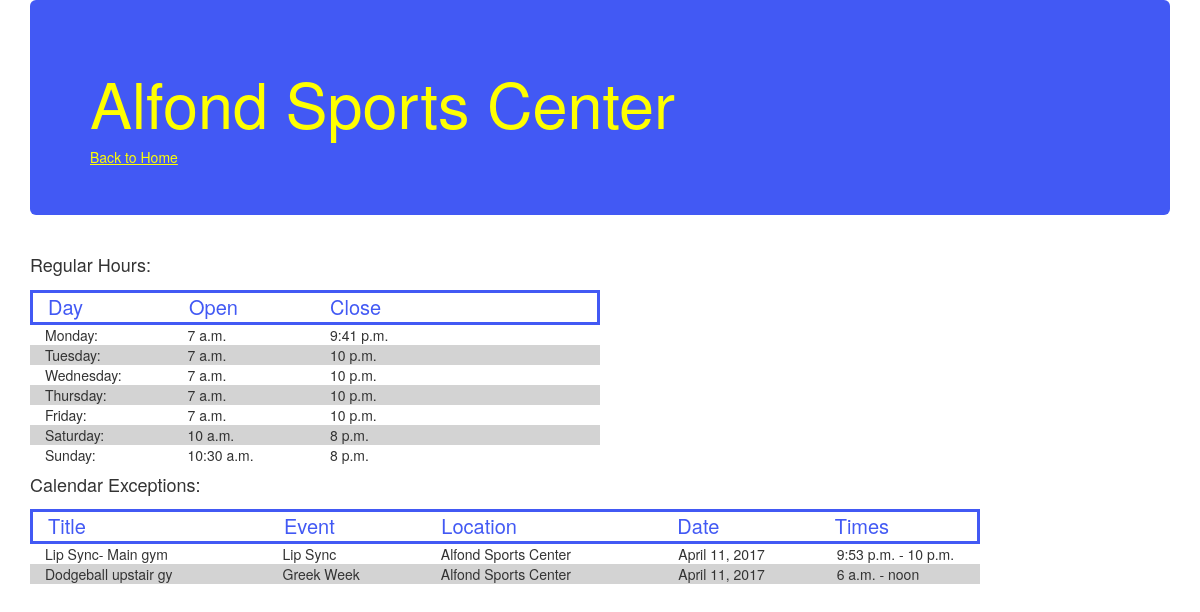
Screenshot of /location/2/ with the database file from the repository.
### display/models.py (models this page shows, shortened)
class Location(models.Model):
    location_title = models.CharField(max_length=20)
    map_id = models.IntegerField(default=0, unique=True)
    open_24_hours_for_students = models.BooleanField(default=False)
    monday_open = models.TimeField()
    monday_close = models.TimeField()
    tuesday_open = models.TimeField()
    tuesday_close = models.TimeField()
    wednesday_open = models.TimeField()
    wednesday_close = models.TimeField()
    thursday_open = models.TimeField()
    thursday_close = models.TimeField()
    friday_open = models.TimeField()
    friday_close = models.TimeField()
    saturday_open = models.TimeField()
    saturday_close = models.TimeField()
    sunday_open = models.TimeField()
    sunday_close = models.TimeField()
    def __str__(self):
        return self.location_title

class CalendarException(models.Model):
    title = models.CharField(max_length=30)
    location_title = models.ForeignKey(
        "Location",
        on_delete=models.CASCADE
    )
    event_title = models.ForeignKey(
        "EventsCalendar",
        on_delete=models.CASCADE,
        null=True
    )
    date = models.DateField()
    opening_time = models.TimeField()
    closing_time = models.TimeField()

class EventsCalendar(models.Model):
    location_title = models.ForeignKey(
        "Location",
        on_delete=models.CASCADE
    )
    event_title = models.CharField(max_length=50)
    event_information = models.CharField(max_length=1000)
    date = models.DateField()
    opening_time = models.TimeField()
    closing_time = models.TimeField()
    room_id = models.IntegerField(default = 0)
    def __str__(self):
        return self.event_title

### display/views.py (the view)
# urls.py: url(r'^location/(?P<id>\d+)/', views.location_detail, name='location_detail'),
def location_detail(request, id):
    try:
        location = Location.objects.get(id=id)
        contacts = Contact.objects.filter(location_title=location)
        exceptions = CalendarException.objects.filter(location_title=location)
    except Location.DoesNotExist:
        raise Http404('This item does not exist')
    return render(request, 'display/location_detail.html', {
        'location': location,
        'contacts': contacts,
        'exceptions': exceptions,
    })

### r_app/templates/display/location_detail.html (shortened to what this page needs)
{% extends "base.html" %}
{% block content %}
    <div class="container">
        <div class="jumbotron">
            <h1>{{ location.location_title|capfirst }}</h1>
            <a class="backToHome" href="{% url 'index' %}">Back to Home</a>
        </div>
        <h4 class="locationSection">Regular Hours:</h4>
        <div id="regularHours" class="col-xs-12 col-sm-12 col-md-6 col-lg-6">
            <div class="titleRow row">
                <div class="col-xs-3 col-sm-3 col-md-3 col-lg-3">
                    Day
                </div>
                <div class="col-xs-3 col-sm-3 col-md-3 col-lg-3">
                    Open
                </div>
                <div class="col-xs-3 col-sm-3 col-md-3 col-lg-3">
                    Close
                </div>
            </div>
            <div class="row">
                <div id="monday" class="col-xs-3 col-sm-3 col-md-3 col-lg-3">
                    Monday:
                </div>
                <div id="mondayOpen" class="col-xs-3 col-sm-3 col-md-3 col-lg-3">
                    {{ location.monday_open }}
                </div>
                <div id="mondayClose" class="col-xs-3 col-sm-3 col-md-3 col-lg-3">
                    {{ location.monday_close }}
                </div>
            </div>
            <div class="grey_row row">
                <div id="tuesday" class="col-xs-3 col-sm-3 col-md-3 col-lg-3">
                    Tuesday:
                </div>
                <div id="tuesdayOpen" class="col-xs-3 col-sm-3 col-md-3 col-lg-3">
                    {{ location.tuesday_open }}
                </div>
                <div id="tuesdayClose" class="col-xs-3 col-sm-3 col-md-3 col-lg-3">
                    {{ location.tuesday_close }}
                </div>
            </div>
            <div class="row">
                <div id="wednesday" class="col-xs-3 col-sm-3 col-md-3 col-lg-3">
                    Wednesday:
                </div>
                <div id="wednesdayOpen" class="col-xs-3 col-sm-3 col-md-3 col-lg-3">
                    {{ location.wednesday_open }}
                </div>
                <div id="wednesdayClose" class="col-xs-3 col-sm-3 col-md-3 col-lg-3">
                    {{ location.wednesday_close }}
                </div>
            </div>
            <div class="grey_row row">
                <div id="thursday" class="col-xs-3 col-sm-3 col-md-3 col-lg-3">
                    Thursday:
                </div>
                <div id="thursdayOpen" class="col-xs-3 col-sm-3 col-md-3 col-lg-3">
                    {{ location.thursday_open }}
                </div>
                <div id="thursdayClose" class="col-xs-3 col-sm-3 col-md-3 col-lg-3">
                    {{ location.thursday_close }}
                </div>
            </div>
            <div class="row">
                <div id="friday" class="col-xs-3 col-sm-3 col-md-3 col-lg-3">
                    Friday:
                </div>
                <div id="fridayOpen" class="col-xs-3 col-sm-3 col-md-3 col-lg-3">
                    {{ location.friday_open }}
                </div>
                <div id="fridayClose" class="col-xs-3 col-sm-3 col-md-3 col-lg-3">
                    {{ location.friday_close }}
                </div>
            </div>
            <div class="grey_row row">
                <div id="saturday" class="col-xs-3 col-sm-3 col-md-3 col-lg-3">
                    Saturday:
                </div>
                <div id="saturdayOpen" class="col-xs-3 col-sm-3 col-md-3 col-lg-3">
                    {{ location.saturday_open }}
                </div>
                <div id="saturdayClose" class="col-xs-3 col-sm-3 col-md-3 col-lg-3">
                    {{ location.saturday_close }}
                </div>
            </div>
            <div class="row">
                <div id="sunday" class="col-xs-3 col-sm-3 col-md-3 col-lg-3">
                    Sunday:
                </div>
                <div id="sundayOpen" class="col-xs-3 col-sm-3 col-md-3 col-lg-3">
                    {{ location.sunday_open }}
                </div>
                <div id="sundayClose" class="col-xs-3 col-sm-3 col-md-3 col-lg-3">
                    {{ location.sunday_close }}
                </div>
            </div>
        </div>
        {% if exceptions|length > 0 %}
        <h4 class="locationSection">Calendar Exceptions:</h4>
        <div id="calendarExceptions" class="col-xs-12 col-sm-12 col-md-10 col-lg-10">
            <div class="titleRow row">
                <div class="col-xs-3 col-sm-3 col-md-3 col-lg-3">
                    Title
                </div>
                <div class="col-xs-2 col-sm-2 col-md-2 col-lg-2">
                    Event
                </div>
                <div class="col-xs-3 col-sm-3 col-md-3 col-lg-3">
                    Location
                </div>
                <div class="col-xs-2 col-sm-2 col-md-2 col-lg-2">
                    Date
                </div>
                <div class="col-xs-2 col-sm-2 col-md-2 col-lg-2">
                    Times
                </div>
            </div>
        {% for excep in exceptions %}
            {% if forloop.counter0|divisibleby:2 %}
            <div class="row">
                <div class="col-xs-3 col-sm-3 col-md-3 col-lg-3">
                    {{ excep.title}}
                </div>
                <div class="col-xs-2 col-sm-2 col-md-2 col-lg-2">
                    {{ excep.event_title }}
                </div>
                <div class="col-xs-3 col-sm-3 col-md-3 col-lg-3">
                    {{ excep.location_title }}
                </div>
                <div class="col-xs-2 col-sm-2 col-md-2 col-lg-2">
                    {{ excep.date }}
                </div>
                <div class="col-xs-2 col-sm-2 col-md-2 col-lg-2">
                    {{ excep.opening_time }} - {{ excep.closing_time }}
                </div>
            </div>
            {% elif forloop.counter|divisibleby:2 %}
            <div class="grey_row row">
                <div class="col-xs-3 col-sm-3 col-md-3 col-lg-3">
                    {{ excep.title}}
                </div>
                <div class="col-xs-2 col-sm-2 col-md-2 col-lg-2">
                    {{ excep.event_title }}
                </div>
                <div class="col-xs-3 col-sm-3 col-md-3 col-lg-3">
                    {{ excep.location_title }}
                </div>
                <div class="col-xs-2 col-sm-2 col-md-2 col-lg-2">
                    {{ excep.date }}
                </div>
                <div class="col-xs-2 col-sm-2 col-md-2 col-lg-2">
                    {{ excep.opening_time }} - {{ excep.closing_time }}
                </div>
            </div>
            {% endif %}
         {% endfor %}
        </div>
        {% endif %}
</div>
{% endblock %}

### r_app/static/main.css (style rules this page uses)
.jumbotron { background-color: #4259f4 !important; font: yellow; }
h1 { color: yellow !important; }
.backToHome { text-decoration: underline; color: yellow; }
.titleRow { border-color: #4259f4; color: #4259f4; font-size: 20px; border: solid; }
.grey_row.row { background-color: lightgrey; }
.locationSection { padding-top: 10px; padding-bottom: 5px; clear:both; }

### rows the page displays
Location: location_title "Alfond Sports Center", monday_open "7 a.m.", monday_close "9:41 p.m.", tuesday_open "7 a.m.", tuesday_close "10 p.m.", wednesday_open "7 a.m.", wednesday_close "10 p.m.", thursday_open "7 a.m.", thursday_close "10 p.m.", friday_open "7 a.m.", friday_close "10 p.m.", saturday_open "10 a.m.", saturday_close "8 p.m.", sunday_open "10:30 a.m.", sunday_close "8 p.m."
CalendarException: title "Lip Sync- Main gym", event_title "Lip Sync", location_title "Alfond Sports Center", date "April 11, 2017", opening_time "9:53 p.m.", closing_time "10 p.m."
CalendarException: title "Dodgeball upstair gy", event_title "Greek Week", location_title "Alfond Sports Center", date "April 11, 2017", opening_time "6 a.m.", closing_time "noon"
